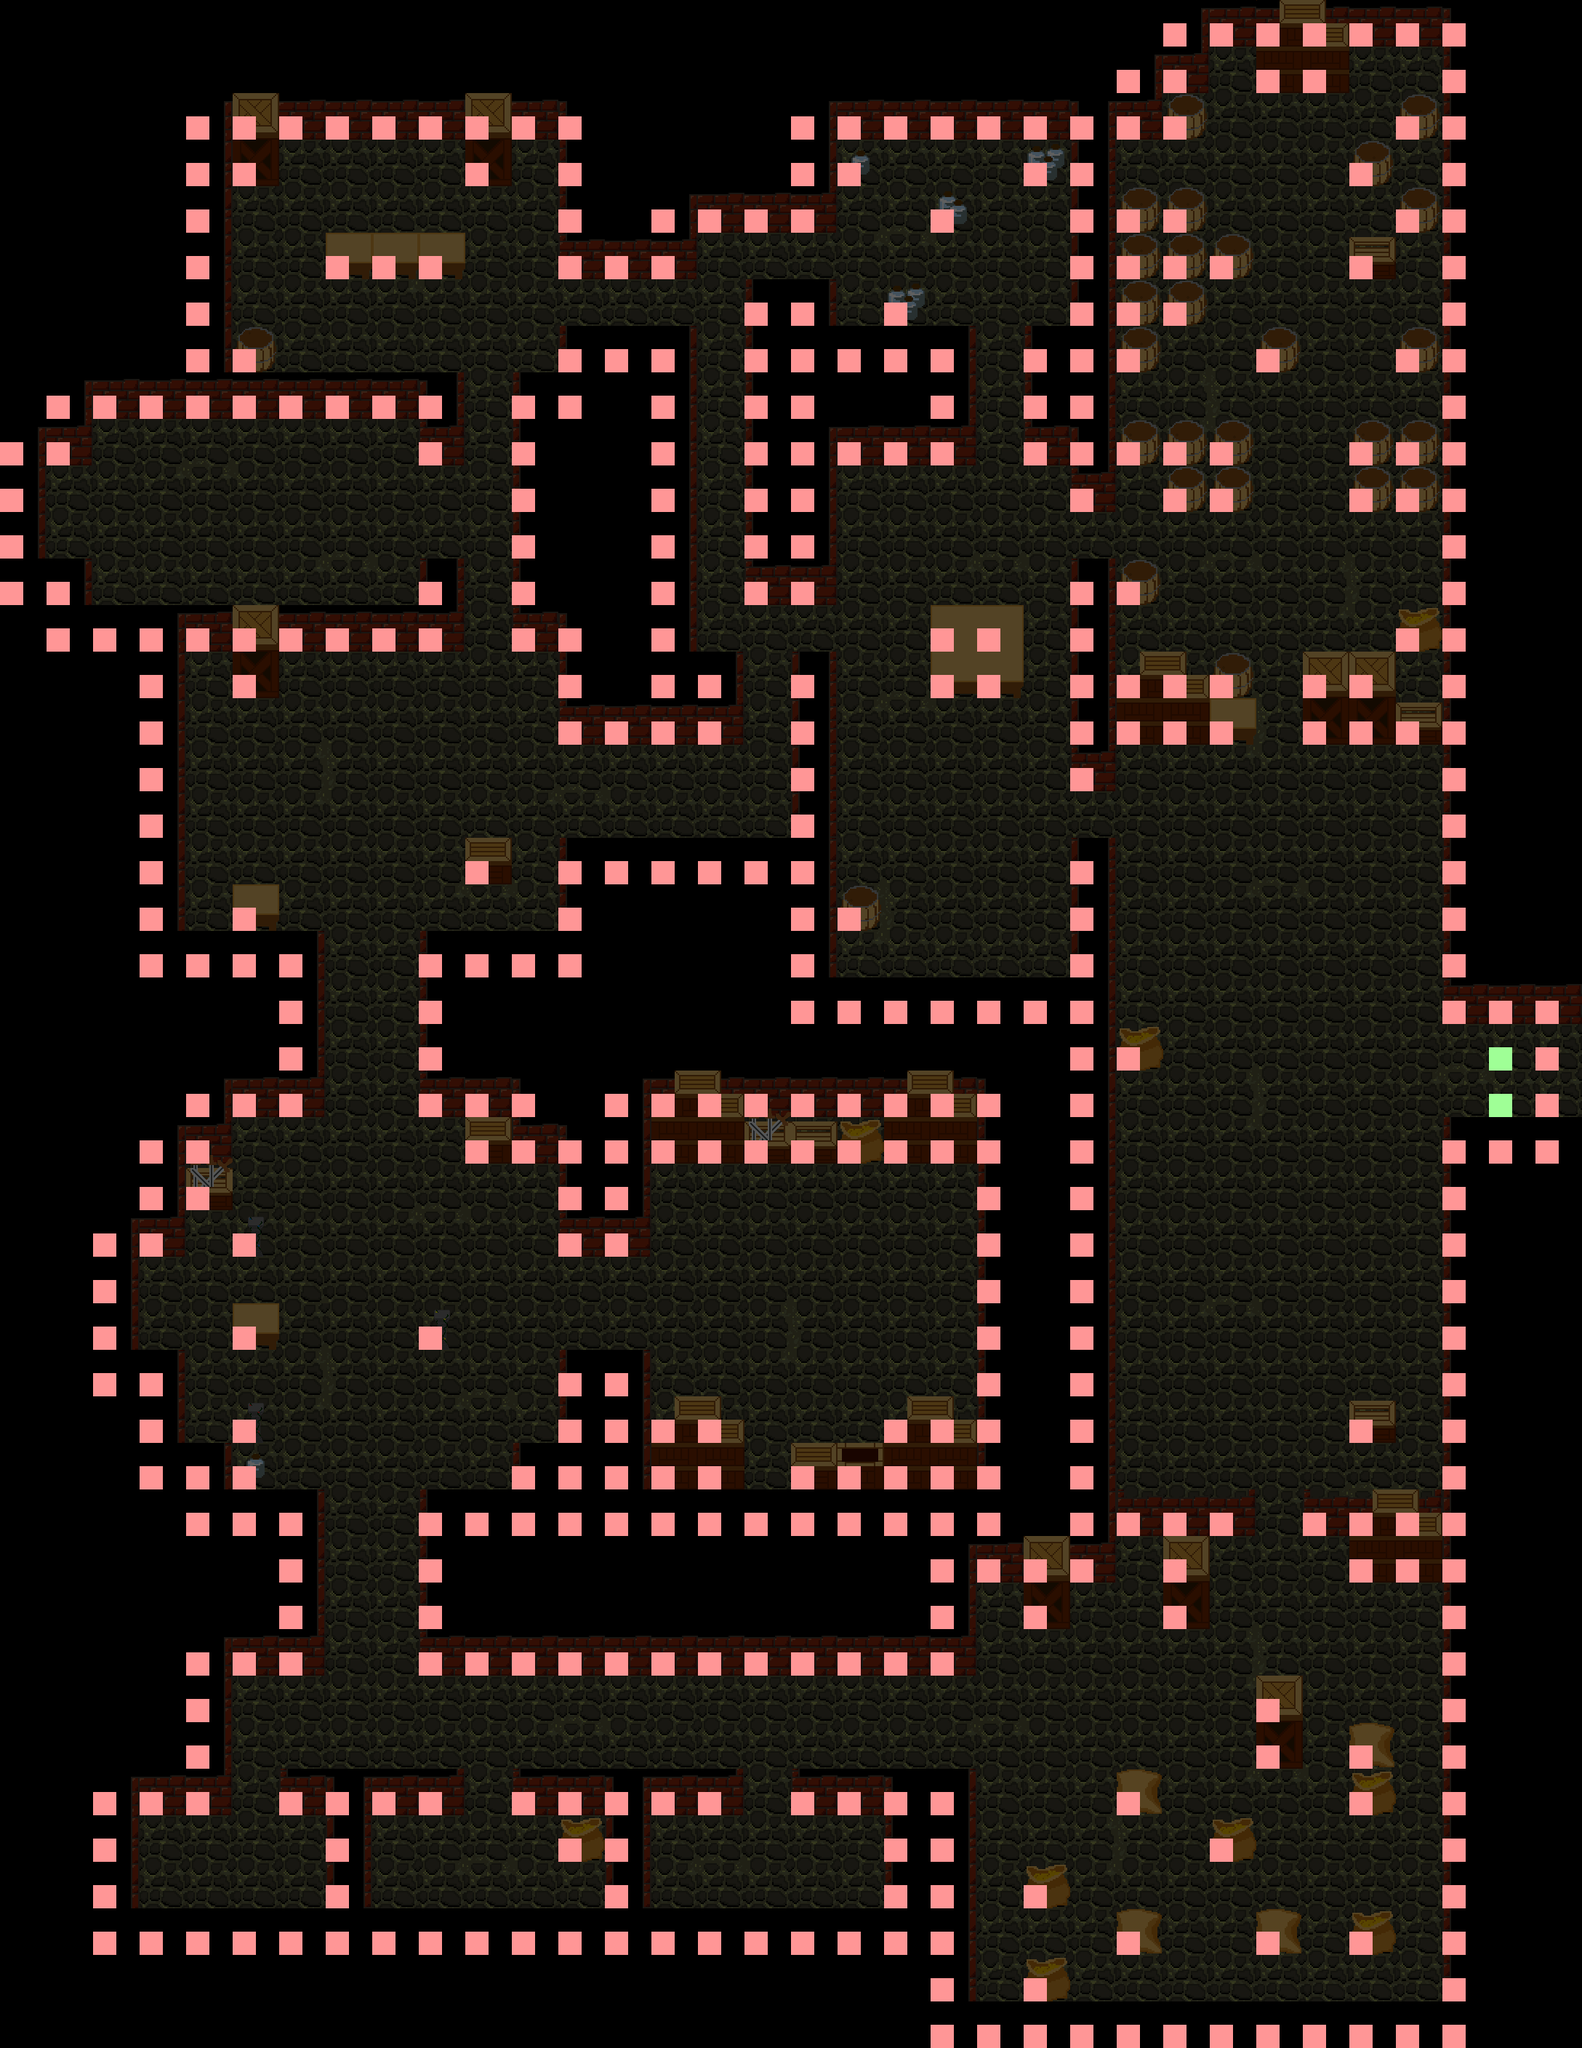

A 2D game scene composited from a Tiled map and its tileset images. What follows is a short description and the map's XML, with each tile layer's data collapsed to a summary:
An orthogonal 34x44 tile map with 64x64 px tiles, 4 tile layers (Suelo, Pared, Objetos, Colliders), 7 tilesets.

<map version="1.9" tiledversion="1.9.2" orientation="orthogonal" renderorder="right-down" width="34" height="44" tilewidth="64" tileheight="64" infinite="0" backgroundcolor="#000000" nextlayerid="5" nextobjectid="1">
 <properties>
  <property name="Draw" type="bool" value="true" />
  <property name="Navigation" type="bool" value="false" />
  <property name="collider" type="bool" value="false" />
 </properties>
 <tileset firstgid="1" name="MapMetaData" tilewidth="32" tileheight="32" spacing="1" margin="1" tilecount="2" columns="2">
  <image source="MapMetaData.png" width="67" height="34" />
 </tileset>
 <tileset firstgid="3" name="Spritesheet suelos baldosas" tilewidth="64" tileheight="64" spacing="1" margin="1" tilecount="12" columns="6">
  <image source="Spritesheet suelos baldosas.png" width="391" height="131" />
 </tileset>
 <tileset firstgid="15" name="Muro de Bricks Rojos" tilewidth="64" tileheight="64" spacing="1" margin="1" tilecount="16" columns="4">
  <image source="Muro de Bricks Rojos.png" width="261" height="261" />
 </tileset>
 <tileset firstgid="31" name="Spritesheet Verde" tilewidth="64" tileheight="64" spacing="1" margin="1" tilecount="28" columns="7">
  <image source="Spritesheet Verde.png" width="456" height="261" />
 </tileset>
 <tileset firstgid="59" name="Spritesheet Verde Oscura" tilewidth="64" tileheight="64" spacing="1" margin="1" tilecount="28" columns="7">
  <image source="Spritesheet Verde Oscura.png" width="456" height="261" />
 </tileset>
 <tileset firstgid="87" name="Objetos" tilewidth="64" tileheight="64" spacing="1" margin="1" tilecount="36" columns="9">
  <image source="Objetos.png" width="586" height="261" />
 </tileset>
 <tileset firstgid="123" name="Objetos_puzzle_dungeon2" tilewidth="64" tileheight="64" tilecount="21" columns="7">
  <image source="Objetos_puzzle_dungeon2.png" width="448" height="192" />
 </tileset>
 <layer id="1" name="Suelo" width="34" height="44">
  <properties>
   <property name="Draw" type="bool" value="true" />
   <property name="Navigation" type="bool" value="false" />
   <property name="collider" type="bool" value="false" />
  </properties>
  <data>[1496 cells, 754 non-empty, 9 distinct tile ids]</data>
 </layer>
 <layer id="2" name="Pared" width="34" height="44">
  <properties>
   <property name="Draw" type="bool" value="true" />
   <property name="Navigation" type="bool" value="false" />
   <property name="collider" type="bool" value="false" />
  </properties>
  <data>[1496 cells, 304 non-empty, 11 distinct tile ids]</data>
 </layer>
 <layer id="3" name="Objetos" width="34" height="44">
  <properties>
   <property name="Draw" type="bool" value="true" />
   <property name="Navigation" type="bool" value="false" />
   <property name="collider" type="bool" value="false" />
  </properties>
  <data>[1496 cells, 114 non-empty, 27 distinct tile ids]</data>
 </layer>
 <layer id="4" name="Colliders" width="34" height="44">
  <properties>
   <property name="Draw" type="bool" value="false" />
   <property name="Navigation" type="bool" value="false" />
   <property name="collider" type="bool" value="true" />
  </properties>
  <data>[1496 cells, 483 non-empty, 2 distinct tile ids]</data>
 </layer>
</map>
